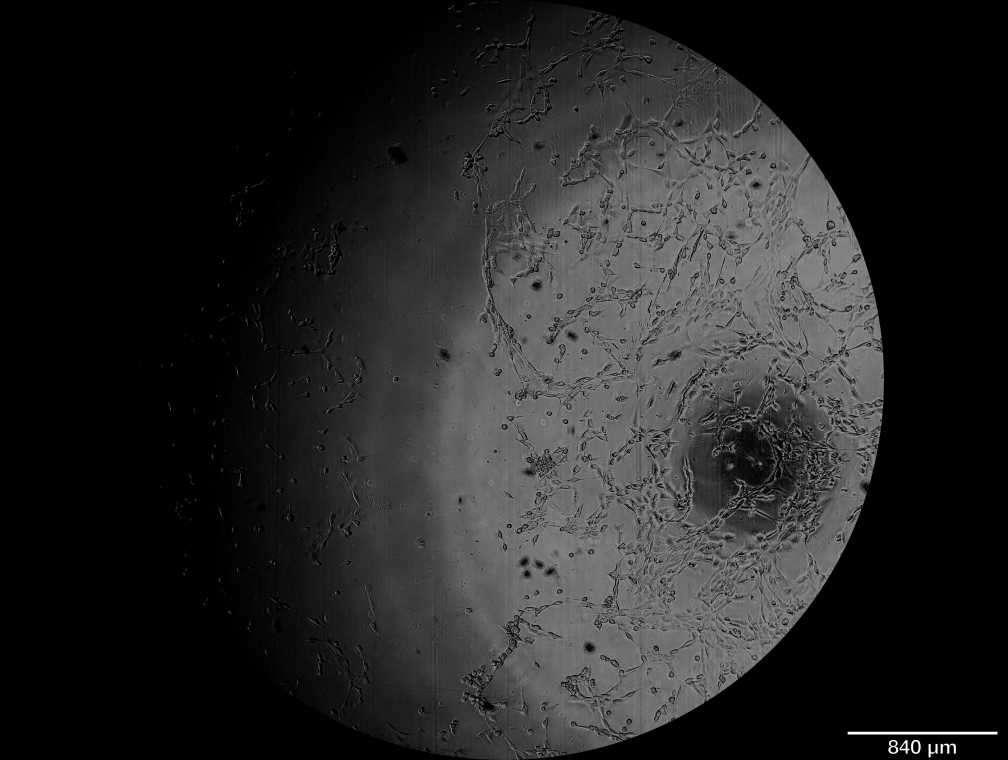
#> input picture Archive/before_images/10B4.jpg, 4032 x 3040 px (shown at 1/4 size); its folder holds only this picture in this run
$ python -i wound_analysis.py   (imports and definitions only)   (older library calls are emulated)
#> lines starting #> are read from the running program, lines starting #| are printed output that depends on the picture; after the words box and inside, x2 and y2 are one past the last pixel; in counts of white or black regions, pixels touching at a corner belong together
"""
Wound area analysis — algorithm ported from Archive/analysis.py.

Key steps:
  1. FOV mask via largest contour + minEnclosingCircle.
  2. Flat-field correction: subtract Gaussian blur (sigma=61) → removes vignetting.
  3. Texture map: local_std + 0.35 * Sobel gradient magnitude.
  4. Scratch detection in the inner 78% of FOV; scored by area + height + centrality.
  5. Expansion step to recover missed wound edges.
  6. Annotate original image (blue overlay) and save; write CSV.
"""

import os, sys, csv, datetime
import numpy as np
import cv2
from scipy.ndimage import uniform_filter
from skimage.io import imread

PROJECT_DIR = os.path.dirname(os.path.abspath(__file__))
IMAGE_DIR   = os.path.join(PROJECT_DIR, "Vik")
OUTPUT_DIR  = os.path.join(PROJECT_DIR, "results")
LABELED_DIR = os.path.join(OUTPUT_DIR, "labeled")
CSV_PATH    = os.path.join(OUTPUT_DIR, "wound_areas.csv")
UM_PER_PX   = 840 / 557   # from archive's calibration

# [1 line not run here, left out]


# ── FOV detection ─────────────────────────────────────────────────────────────

def get_fov_mask(img):
    h, w = img.shape
    _, rough = cv2.threshold(img.astype(np.uint8), 10, 255, cv2.THRESH_BINARY)
    contours, _ = cv2.findContours(rough, cv2.RETR_EXTERNAL, cv2.CHAIN_APPROX_SIMPLE)
    if not contours:
        mask = np.ones((h, w), dtype=np.uint8) * 255
        return mask, (w // 2, h // 2), min(h, w) // 2
    c = max(contours, key=cv2.contourArea)
    (cx, cy), r = cv2.minEnclosingCircle(c)
    mask = np.zeros((h, w), dtype=np.uint8)
    cv2.circle(mask, (int(cx), int(cy)), int(r * 0.95), 255, -1)
    return mask, (int(cx), int(cy)), int(r)


# ── Flat-field correction + dark-pixel removal ───────────────────────────────

def preprocess_image(img, fov_mask):
    img = img.astype(np.float32)
    bg   = cv2.GaussianBlur(img, (0, 0), 61)   # slow gradient = background
    flat = img - bg                              # subtract → flat illumination

    # Replace ALL dark pixels (inside and outside FOV) with noise so they
    # don't masquerade as wound.  Threshold = 8th percentile of FOV pixels.
    fov_vals = flat[fov_mask == 255]
    if len(fov_vals) == 0:
        return np.zeros_like(img, dtype=np.float32)
    dark_thresh = np.percentile(fov_vals, 8)
    bright_vals = fov_vals[fov_vals > dark_thresh]
    noise_mean  = float(bright_vals.mean())
    noise_std   = max(float(bright_vals.std()), 1.0)
    rng   = np.random.default_rng(seed=42)
    noise = rng.normal(loc=noise_mean, scale=noise_std, size=flat.shape).astype(np.float32)
    dark_px = flat < dark_thresh
    flat[dark_px] = noise[dark_px]

    lo, hi = np.percentile(flat[fov_mask == 255], [1, 99])
    flat = np.clip((flat - lo) / (hi - lo + 1e-6), 0, 1)
    return flat.astype(np.float32)


# ── Texture map ───────────────────────────────────────────────────────────────

def compute_texture_map(img, mask, block_size=31):
    mask_f    = (mask == 255).astype(np.float32)
    img_m     = img * mask_f
    local_sum = uniform_filter(img_m, size=block_size)
    local_cnt = np.maximum(uniform_filter(mask_f, size=block_size), 1e-6)
    local_mean = local_sum / local_cnt
    local_sq  = uniform_filter(img_m ** 2, size=block_size)
    local_var = np.maximum(local_sq / local_cnt - local_mean ** 2, 0)
    local_std = np.sqrt(local_var)
    gx  = cv2.Sobel(img, cv2.CV_32F, 1, 0, ksize=3)
    gy  = cv2.Sobel(img, cv2.CV_32F, 0, 1, ksize=3)
    grad = cv2.GaussianBlur(np.sqrt(gx*gx + gy*gy), (0, 0), 3)
    tex = local_std + 0.35 * grad
    tex[mask == 0] = 0
    vals = tex[mask == 255]
    if len(vals) == 0:
        return np.zeros_like(tex, dtype=np.float32)
    lo, hi = np.percentile(vals, [1, 99])
    tex = np.clip((tex - lo) / (hi - lo + 1e-6), 0, 1)
    tex[mask == 0] = 0
    return tex.astype(np.float32)


# ── Multi-representation wound probability map ────────────────────────────────

def build_representations(img, mask):
    """
    Build five complementary wound-probability maps, each in [0,1] where
    1.0 = very likely wound (cell-free gap).

    Returns a dict of named float32 maps and the flat-corrected image.
    """
    flat = preprocess_image(img, mask)

    # Rep 1: inverted intensity — wound gaps are darker after flat correction
    rep_intensity = 1.0 - flat

    # Rep 2: inverted texture (local_std + Sobel) — wound has low texture
    texture = compute_texture_map(flat, mask, block_size=31)
    rep_texture = 1.0 - texture

    # Rep 3: inverted fine texture at smaller block — catches narrow gaps
    texture_fine = compute_texture_map(flat, mask, block_size=15)
    rep_texture_fine = 1.0 - texture_fine

    # Rep 4: inverted Laplacian energy — cells have sharp membranes, wound does not
    lap = cv2.Laplacian(flat, cv2.CV_32F, ksize=5)
    lap_energy = cv2.GaussianBlur(np.abs(lap), (0, 0), 5)
    vals = lap_energy[mask == 255]
    if len(vals):
        lo, hi = np.percentile(vals, [1, 99])
        lap_energy = np.clip((lap_energy - lo) / (hi - lo + 1e-6), 0, 1)
    rep_lap = 1.0 - lap_energy
    rep_lap[mask == 0] = 0

    # Rep 5: local entropy proxy — wound region has low entropy (uniform)
    # Approximated as inverted local range (max - min in a neighborhood)
    from scipy.ndimage import maximum_filter, minimum_filter
    local_max = maximum_filter(flat, size=21)
    local_min = minimum_filter(flat, size=21)
    local_range = local_max - local_min
    vals = local_range[mask == 255]
    if len(vals):
        lo, hi = np.percentile(vals, [1, 99])
        local_range = np.clip((local_range - lo) / (hi - lo + 1e-6), 0, 1)
    rep_range = 1.0 - local_range
    rep_range[mask == 0] = 0

    return {
        'intensity':     rep_intensity,
        'texture':       rep_texture,
        'texture_fine':  rep_texture_fine,
        'laplacian':     rep_lap,
        'local_range':   rep_range,
    }, flat, texture


# ── Scratch detection ─────────────────────────────────────────────────────────

def detect_scratch(img, mask, cx, cy, r):
    reps, flat, texture = build_representations(img, mask)

    # Only search in inner 78% of FOV to avoid edge artifacts
    inner = np.zeros_like(mask)
    cv2.circle(inner, (cx, cy), int(r * 0.78), 255, -1)
    valid = (mask == 255) & (inner == 255)

    # Weighted ensemble — texture signal is most reliable for scratch assays
    weights = {
        'intensity':    0.15,
        'texture':      0.35,
        'texture_fine': 0.25,
        'laplacian':    0.15,
        'local_range':  0.10,
    }
    ensemble = np.zeros_like(flat)
    for name, w in weights.items():
        ensemble += w * reps[name]
    ensemble[mask == 0] = 0

    scratch_score = cv2.GaussianBlur(ensemble, (0, 0), 7)
    vals = scratch_score[valid]
    if len(vals) == 0:
        return np.zeros_like(mask), texture, 0, 'bad_fov', reps

    # Top 25% of ensemble score = wound candidates
    thresh = np.percentile(vals, 75)
    cand = ((scratch_score >= thresh) & valid).astype(np.uint8) * 255
    # Rectangular kernels suit a vertical scratch band
    cand = cv2.morphologyEx(cand, cv2.MORPH_OPEN,
                            cv2.getStructuringElement(cv2.MORPH_RECT, (31, 9)))
    cand = cv2.morphologyEx(cand, cv2.MORPH_CLOSE,
                            cv2.getStructuringElement(cv2.MORPH_RECT, (71, 71)))

    n, labels, stats, cents = cv2.connectedComponentsWithStats(cand)
    best_label, best_score = None, -1e18
    for i in range(1, n):
        x, y, bw, bh, area = stats[i]
        c_x, c_y = cents[i]
        if area < 5000:
            continue
        score = area + 2.5 * bh - 1.2 * abs(c_x - cx) - 0.3 * abs(c_y - cy)
        if score > best_score:
            best_score, best_label = score, i

    if best_label is None:
        return np.zeros_like(mask), texture, 0, 'no_component', reps

    scratch_mask = (labels == best_label).astype(np.uint8) * 255

    # Expansion step — recover wound edges using ensemble score instead of
    # single texture, making the boundary decision more robust
    expand_thresh = np.percentile(ensemble[valid], 60)
    expand_cand   = ((ensemble >= expand_thresh) & valid).astype(np.uint8) * 255
    dilated       = cv2.dilate(scratch_mask,
                               cv2.getStructuringElement(cv2.MORPH_ELLIPSE, (41, 41)))
    expanded      = ((dilated > 0) & (expand_cand > 0)).astype(np.uint8) * 255
    scratch_mask  = cv2.bitwise_or(scratch_mask, expanded)
    scratch_mask  = cv2.morphologyEx(scratch_mask, cv2.MORPH_CLOSE,
                                     cv2.getStructuringElement(cv2.MORPH_RECT, (81, 81)))
    scratch_mask[mask == 0] = 0

    scratch_area_px = int((scratch_mask > 0).sum())
    return scratch_mask, texture, scratch_area_px, 'ok', reps


# ── Width measurement ─────────────────────────────────────────────────────────

def measure_width(scratch_mask):
    rows, widths = [], []
    for y in np.where(np.any(scratch_mask > 0, axis=1))[0]:
        xs = np.where(scratch_mask[y] > 0)[0]
        if len(xs) < 10:
            continue
        rows.append(y)
        widths.append(xs[-1] - xs[0] + 1)
    if len(widths) < 20:
        return np.nan, np.nan
    widths = np.array(widths, dtype=np.float32)
    med  = np.median(widths)
    keep = (widths > 0.4 * med) & (widths < 2.2 * med)
    w    = widths[keep]
    if len(w) < 10:
        return np.nan, np.nan
    return float(np.mean(w) * UM_PER_PX), float(np.std(w) * UM_PER_PX)


# ── Annotate and save ─────────────────────────────────────────────────────────

def annotate_and_save(filepath, scratch_mask, fov_mask, scratch_area_px,
                      width_um, width_std_um, qc_flag):
    name = os.path.basename(filepath)
    raw  = cv2.imread(str(filepath), cv2.IMREAD_GRAYSCALE)
    overlay = cv2.cvtColor(raw, cv2.COLOR_GRAY2BGR).astype(np.float32)

    # Dim the region outside FOV
    outside = fov_mask <= 127
    overlay[outside] *= 0.15

    # Blue overlay on scratch
    scratch_px = scratch_mask > 127
    overlay[scratch_px] = (overlay[scratch_px] * 0.35
                           + np.array([40, 40, 220], dtype=np.float32) * 0.65)

    # Cyan contour on scratch edge
    edge = cv2.morphologyEx((scratch_mask > 127).astype(np.uint8) * 255,
                             cv2.MORPH_GRADIENT, np.ones((5, 5), np.uint8))
    overlay[edge > 0] = [0, 255, 255]

    overlay = np.clip(overlay, 0, 255).astype(np.uint8)

    # Text labels
    now   = datetime.datetime.now()
    w_str = f"{width_um:.0f} +/- {width_std_um:.0f} um" if (width_um and np.isfinite(width_um)) else "n/a"
    lines = [
        f"File: {name}",
        f"Wound Area: {scratch_area_px:,} px",
        f"Scratch Width: {w_str}",
        f"QC: {qc_flag}   Date: {now.day}/{now.month}/{now.year}",
    ]
    h = overlay.shape[0]
    scale = max(h / 1200, 1.0)
    thick = max(int(2 * scale), 2)
    for i, text in enumerate(lines):
        y = int(50 * scale) + i * int(45 * scale)
        cv2.putText(overlay, text, (4, y+2), cv2.FONT_HERSHEY_SIMPLEX,
                    0.85*scale, (0,0,0),     thick+1, cv2.LINE_AA)
        cv2.putText(overlay, text, (2, y),   cv2.FONT_HERSHEY_SIMPLEX,
                    0.85*scale, (0,255,255), thick,   cv2.LINE_AA)

    out_path = os.path.join(LABELED_DIR, "lb_" + name)
    cv2.imwrite(out_path, overlay)


# ── Main ──────────────────────────────────────────────────────────────────────

# [41 lines left out: function save_debug_panel, not called in this run]


def process_image(filepath, save_panel=False):
#> called with filepath = 'Archive/before_images/10B4.jpg', save_panel = False
    img = cv2.imread(str(filepath), cv2.IMREAD_GRAYSCALE).astype(np.float32)
    fov_mask, (cx, cy), r = get_fov_mask(img)
#> in get_fov_mask, `_, rough = cv2.threshold(img.astype(np.uint8), 10, 255, cv2.THRESH_BIN..`:
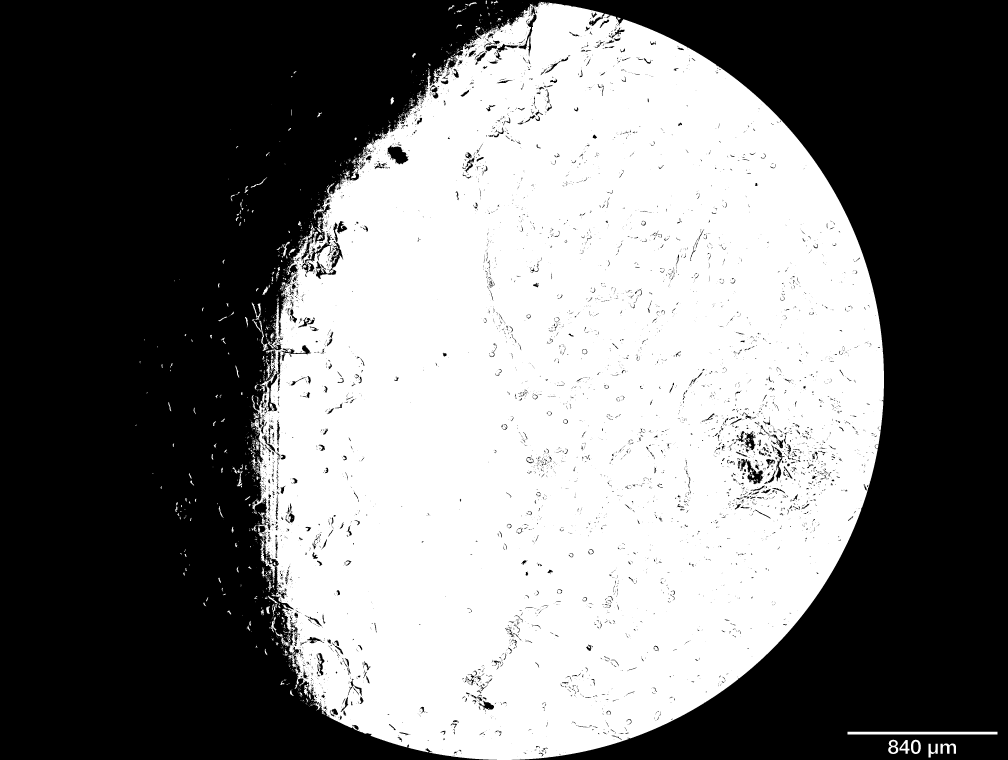
#> rough: shape (3040, 4032) (shown at 1/4 size); 46.6% white; 1506 white regions (1228 under 20 px)
#> in get_fov_mask, `contours, _ = cv2.findContours(rough, cv2.RETR_EXTERNAL, cv2.CHAIN_APP..`: contours = 1307 contours, 1103 with area under 20; largest, box (x1, y1, x2, y2) and area: (1004, 8, 3536, 3040) 5808634, (3390, 2927, 3990, 2938) 5990, (3644, 2959, 3683, 3016) 1778, (3553, 2959, 3593, 3016) 1711, (3762, 2974, 3824, 3015) 1144
#> in get_fov_mask, `c = max(contours, key=cv2.contourArea)`: c = contour of 10691 points, box (x1, y1, x2, y2) (1004, 8, 3536, 3040), area 5808634
#> in get_fov_mask, `(cx, cy), r = cv2.minEnclosingCircle(c)`: cx = 2016.3; cy = 1519.7; r = 1520.2
#> cx = 2016; cy = 1519; r = 1520
    scratch_mask, texture, scratch_area_px, qc_flag, reps = detect_scratch(img, fov_mask, cx, cy, r)
#> in preprocess_image, `dark_thresh = np.percentile(fov_vals, 8)`: dark_thresh = -17.67
#> in preprocess_image, `noise_mean  = float(bright_vals.mean())`: noise_mean = 4.05
#> in preprocess_image, `noise_std   = max(float(bright_vals.std()), 1.0)`: noise_std = 11.41
#> in preprocess_image, `flat[dark_px] = noise[dark_px]`:
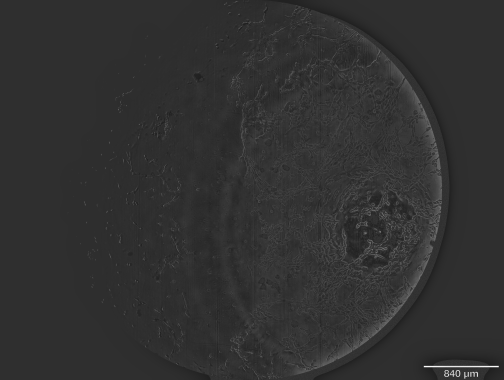
#> flat: shape (3040, 4032) float32 (shown at 1/8 size); min -55.52, max 245.6, mean 2.9; drawn with min black and max white
#> in preprocess_image, `lo, hi = np.percentile(flat[fov_mask == 255], [1, 99])`: lo = -15.92; hi = 47.11
#> in compute_texture_map, `lo, hi = np.percentile(vals, [1, 99])`: lo = 0.000212; hi = 0.838
#> in build_representations, `lo, hi = np.percentile(vals, [1, 99])`: lo = 1.92e-05; hi = 8.82
#> in build_representations, `local_range = local_max - local_min`:
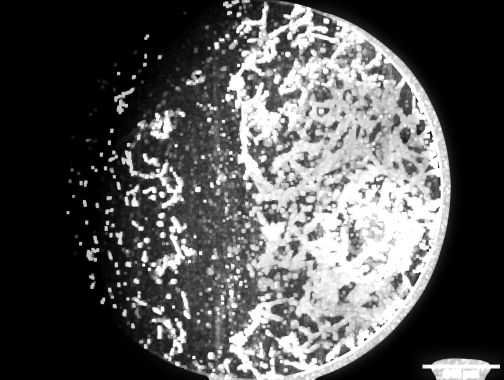
#> local_range: shape (3040, 4032) float32 (shown at 1/8 size); min 0, max 1, mean 0.333
#> in build_representations, `lo, hi = np.percentile(vals, [1, 99])`: lo = 0.000443; hi = 1
#> in build_representations, `rep_range[mask == 0] = 0`:
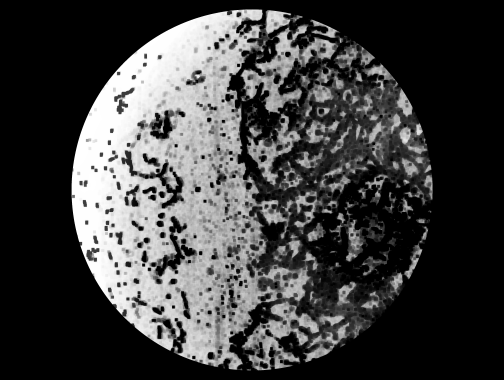
#> rep_range: shape (3040, 4032) float32 (shown at 1/8 size); min 0, max 1, mean 0.254
#> in detect_scratch, `reps, flat, texture = build_representations(img, mask)`: reps = 5 items
#> in detect_scratch, `cv2.circle(inner, (cx, cy), int(r * 0.78), 255, -1)`:
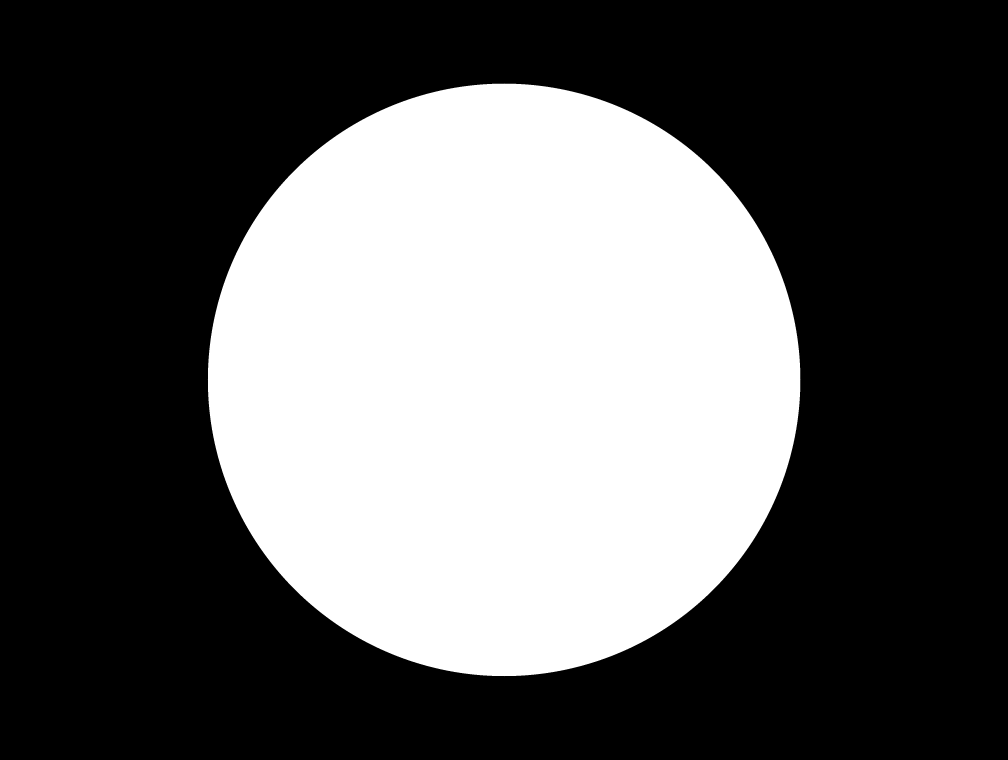
#> inner: shape (3040, 4032) (shown at 1/4 size); 36% white; 1 white region, box (x1, y1, x2, y2) and area: (831, 334, 3202, 2705) 4411409
#> in detect_scratch, `thresh = np.percentile(vals, 75)`: thresh = 0.823
#> in detect_scratch, `n, labels, stats, cents = cv2.connectedComponentsWithStats(cand)`: n = 11; stats = [[0, 0, 4032, 3040, 10887936], [832, 337, 1177, 2318, 1353958], [2213, 358, 163, 55, 5745], [2073, 529, 34, 11, 365], [2266, 545, 41, 22, 828], [1975, 652, 41, 14, 542], [1887, 1511, 47, 25, 1046], [1902, 1650, 37, 24, 813], [1417, 1872, 45, 22, 957], [1925, 2339, 56, 50, 2282], [1787, 2588, 58, 75, 2808]]; cents = [[2096.9, 1532.6], [1360.8, 1416], [2274.1, 387.6], [2089.5, 534], [2285.5, 555.3], [1995.4, 658.4], [1910.6, 1522.7], [1919.6, 1661.6], [1439.1, 1882.2], [1953.7, 2362.9], [1818.1, 2623.4]]
#> the loop in detect_scratch, `for i in range(1, n):` made 10 passes
#> (x, y, bw, bh, area, c_x, c_y, score) on pass 1: (832, 337, 1177, 2318, 1353958, 1360.8, 1416, 1358935.9)
#> after the loop in detect_scratch, `for i in range(1, n):`: best_label = 1; best_score = 1358935.9
#> in detect_scratch, `expand_thresh = np.percentile(ensemble[valid], 60)`: expand_thresh = 0.785
#> in detect_scratch, `scratch_area_px = int((scratch_mask > 0).sum())`: scratch_area_px = 1568738
#> scratch_area_px = 1568738; qc_flag = 'ok'; reps = 5 items
    width_um, width_std_um = measure_width(scratch_mask)
#> the loop in measure_width, `for y in np.where(np.any(scratch_mask > 0, axis=1))[0]:` made 2333 passes
#> xs on pass 1: [1968, 1969, 1970, 1971, 1972, 1973, 1974, 1975, 1976]
#> after the loop in measure_width, `for y in np.where(np.any(scratch_mask > 0, axis=1))[0]:`: rows = 2330 values from 336 to 2665; widths = 2330 values, max 1022 at index 836, min 10 at index 2329, mean 708.1
#> in measure_width, `med  = np.median(widths)`: med = 777
#> in measure_width, `w    = widths[keep]`: w = 2138 values, max 1022 at index 793, min 311 at index 2137, mean 755.1
#> width_um = 1138.7; width_std_um = 258.5
    annotate_and_save(filepath, scratch_mask, fov_mask,
                      scratch_area_px, width_um, width_std_um, qc_flag)
#> in annotate_and_save, `w_str = f"{width_um:.0f} +/- {width_std_um:.0f} um" if (width_um and n..`: w_str = '1139 +/- 259 um'
#> in annotate_and_save, `lines = [ f"File: {name}", f"Wound Area: {scratch_area_px:,} px", f"Sc..`: lines = ['File: 10B4.jpg', 'Wound Area: 1,568,738 px', 'Scratch Width: 1139 +/- 259 um', 'QC: ok   Date: 20/11/2026']
#> the loop in annotate_and_save, `for i, text in enumerate(lines):` made 4 passes
#> (text, y) on passes 1 to 4: ('File: 10B4.jpg', 126), ('Wound Area: 1,568,738 px', 240), ('Scratch Width: 1139 +/- 259 um', 354), ('QC: ok   Date: 20/11/2026', 468)
    if save_panel:
        save_debug_panel(filepath, reps, scratch_mask, fov_mask)
    return scratch_area_px, width_um, width_std_um, qc_flag


# [31 lines left out: function main, not called in this run]


# [2 lines not run here, left out]

>>> result = process_image('Archive/before_images/10B4.jpg')
#> result = (1568738, 1138.7, 258.5, 'ok')
